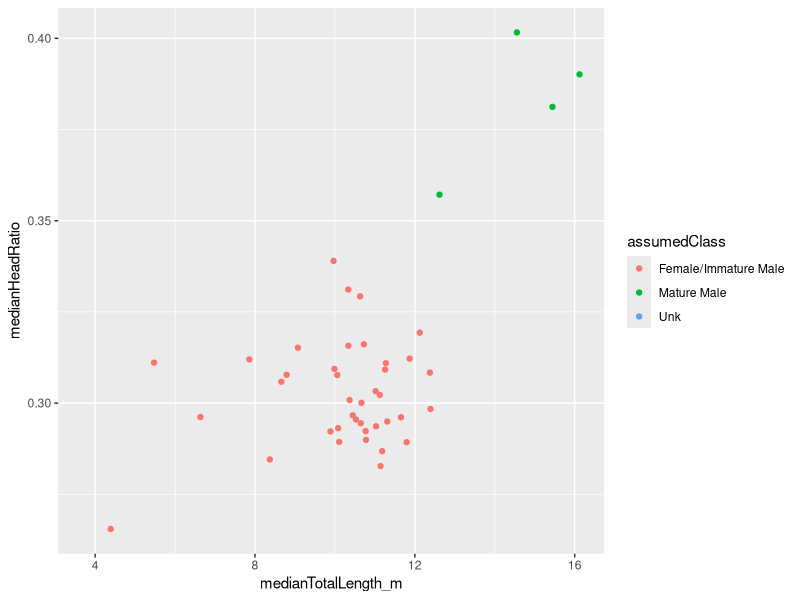
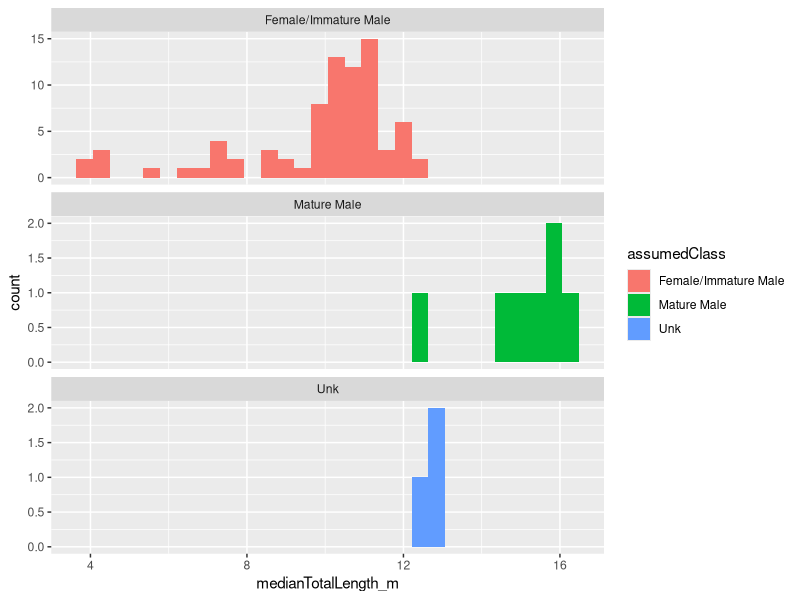

Write the R code that produced these figures, in order.
#############################################################################################

# Download Data From lterdatasampler

# written by Christine Clarke

# Read packages ---------------------------------------------------------------

library(tidyr)
library(dplyr)
library(ggplot2)
library(stringr)

# Load Data -----------------------------------------------------------

## Whale measurements and image metadata -------------------------------------------------

imageData_withID_AE = read.csv("00_rawdata/id_unpooled_clean_processed.csv")

## Sloughing assessments ----------------------------------------------

slough_CC = read.csv("00_rawdata/Skin Sloughing Data_CMKC.csv")

# ** to add: Charlotte's sloughing assessment **

# Manipulate Data ------------------------------------------------------

## Extract individual summaries from measurement data --------------------

measurementsByID = imageData_withID_AE %>% 
  group_by(ID) %>% 
  mutate(ID = str_replace(ID," ","")) %>% 
  summarise(medianTotalLength_m = median(TL.m),
            minTotalLength_m = min(TL.m),
            maxTotalLength_m = max(TL.m),
            medianHeadRatio = median(ratio.HF),
            minHeadRatio = min(ratio.HF),
            maxHeadRatio = max(ratio.HF),
            countMeasurements = n()) %>% 
  ungroup() %>% 
  mutate(assumedClass = case_when(medianTotalLength_m >= 12 & medianHeadRatio >= 0.34 ~ "Mature Male",
                                  medianTotalLength_m >= 15 & is.na(medianHeadRatio) ~ "Mature Male",
                                  medianTotalLength_m >= 12 & is.na(medianHeadRatio) ~ "Unk",
                                  T ~ "Female/Immature Male"),
         TotalLengthRange_m = maxTotalLength_m - minTotalLength_m,
         HeadRatioRange = maxHeadRatio - minHeadRatio)

## Combine different analysts' sloughing data ----------------------------


## Join final IDs (e.g. GAL2023_001) sloughing data ----------------------------


## Join sex-class and size info to sloughing data ----------------------------





# Validate Data -------------------------------------------------------------

## Measurements by individual ------------------------------------------------

# Length and ratio by assigned age-sex class
ggplot(measurementsByID)+
  geom_point(aes(medianTotalLength_m,medianHeadRatio,col=assumedClass))

# Length by assigned age-sex class
ggplot(measurementsByID)+
  geom_histogram(aes(medianTotalLength_m, fill = assumedClass))+facet_wrap(~assumedClass,ncol=1, scales = "free_y")
measurementsByID %>% count(assumedClass)

# ** To confirm with Ana: are we missing any mature males? #s don't line up with your paper **

## Cross-check image name and whale ID ------------------------------------------------

slough_CC %>% select(videoName,imageName,indID) %>% 
  left_join(imageData_withID_AE %>% 
              select(imageName,ID),
            by = "imageName") %>% 
  View()

